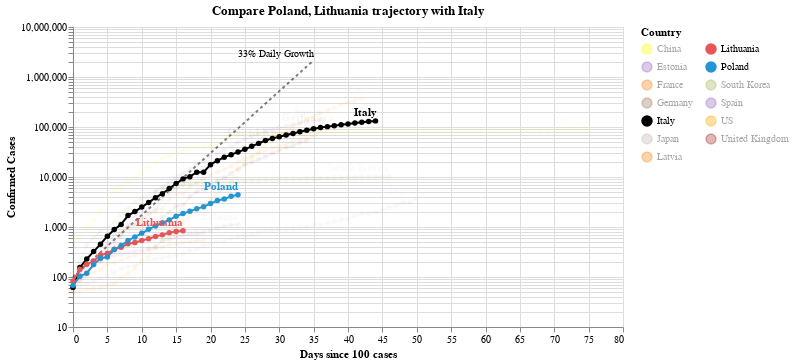

This figure's notebook cell:
### Code cell
#hide_input
chart2 = make_since_chart(['Poland', 'Lithuania'])
chart2

### Figure 1 — Vega-Lite specification as saved in the notebook (floating-point values rounded to 4 significant figures; data arrays with more than 128 entries replaced by an {"elided": "..."} marker saying what was removed)
{"config": {"view": {"continuousWidth": 400, "continuousHeight": 300}}, "layer": [{"mark": {"type": "line", "color": "black", "opacity": 0.5, "strokeDash": [3, 3]}, "encoding": {"x": {"type": "quantitative", "field": "Days since 100 cases"}, "y": {"type": "quantitative", "field": "Confirmed Cases"}}}, {"mark": {"type": "text", "align": "right", "dy": -6, "fontSize": 10, "text": "33% Daily Growth"}, "encoding": {"x": {"type": "quantitative", "field": "Days since 100 cases"}, "y": {"type": "quantitative", "field": "Confirmed Cases"}}, "transform": [{"filter": "(datum['Days since 100 cases'] >= 35)"}]}, {"data": {"name": "data-01aca065354213ffea703c58c8ef0b1d"}, "mark": {"type": "line", "point": true}, "encoding": {"color": {"type": "nominal", "field": "Country", "legend": {"columns": 2}, "scale": {"domain": ["China", "Estonia", "France", "Germany", "Italy", "Japan", "Latvia", "Lithuania", "Poland", "South Korea", "Spain", "US", "United Kingdom"], "range": ["yellow", "#9467bd", "#F58518", "#9D755D", "black", "#C1B7AD", "#F58518", "#E45756", "#2495D3", "#A1BA59", "#9467bd", "orange", "brown"]}}, "opacity": {"condition": {"value": 1, "selection": "selector005"}, "value": 0.05}, "tooltip": [{"type": "nominal", "field": "Country"}, {"type": "temporal", "field": "Date"}, {"type": "quantitative", "field": "Confirmed Cases"}, {"type": "quantitative", "field": "Days since 100 cases"}], "x": {"type": "quantitative", "field": "Days since 100 cases"}, "y": {"type": "quantitative", "field": "Confirmed Cases", "scale": {"type": "log"}}}, "selection": {"selector005": {"type": "multi", "fields": ["Country"], "bind": "legend", "init": [{"Country": "Poland"}, {"Country": "Lithuania"}, {"Country": "Italy"}]}}, "width": 550}, {"data": {"name": "data-01aca065354213ffea703c58c8ef0b1d"}, "mark": {"type": "text", "align": "right", "dy": -8, "fontWeight": "bold"}, "encoding": {"color": {"type": "nominal", "field": "Country", "legend": {"columns": 2}, "scale": {"domain": ["China", "Estonia", "France", "Germany", "Italy", "Japan", "Latvia", "Lithuania", "Poland", "South Korea", "Spain", "US", "United Kingdom"], "range": ["yellow", "#9467bd", "#F58518", "#9D755D", "black", "#C1B7AD", "#F58518", "#E45756", "#2495D3", "#A1BA59", "#9467bd", "orange", "brown"]}}, "opacity": {"condition": {"value": 1, "selection": "selector005"}, "value": 0.05}, "text": {"type": "nominal", "field": "Country"}, "tooltip": [{"type": "nominal", "field": "Country"}, {"type": "temporal", "field": "Date"}, {"type": "quantitative", "field": "Confirmed Cases"}, {"type": "quantitative", "field": "Days since 100 cases"}], "x": {"type": "quantitative", "field": "Days since 100 cases"}, "y": {"type": "quantitative", "field": "Confirmed Cases", "scale": {"type": "log"}}}, "transform": [{"filter": "(datum['Date'] >= 1586131200000)"}], "width": 550}], "data": {"name": "data-c1a3bbf4dd040f2e7e8e7a69520e3c2a"}, "title": "Compare Poland, Lithuania trajectory with Italy", "$schema": "https://vega.github.io/schema/vega-lite/v4.0.2.json", "datasets": {"data-c1a3bbf4dd040f2e7e8e7a69520e3c2a": [{"Days since 100 cases": 0, "Confirmed Cases": 100.0}, {"Days since 100 cases": 1, "Confirmed Cases": 133.0}, {"Days since 100 cases": 2, "Confirmed Cases": 176.9}, {"Days since 100 cases": 3, "Confirmed Cases": 235.3}, {"Days since 100 cases": 4, "Confirmed Cases": 312.9}, {"Days since 100 cases": 5, "Confirmed Cases": 416.2}, {"Days since 100 cases": 6, "Confirmed Cases": 553.5}, {"Days since 100 cases": 7, "Confirmed Cases": 736.1}, {"Days since 100 cases": 8, "Confirmed Cases": 979.1}, {"Days since 100 cases": 9, "Confirmed Cases": 1302.0}, {"Days since 100 cases": 10, "Confirmed Cases": 1732.0}, {"Days since 100 cases": 11, "Confirmed Cases": 2303.0}, {"Days since 100 cases": 12, "Confirmed Cases": 3064.0}, {"Days since 100 cases": 13, "Confirmed Cases": 4074.0}, {"Days since 100 cases": 14, "Confirmed Cases": 5419.0}, {"Days since 100 cases": 15, "Confirmed Cases": 7207.0}, {"Days since 100 cases": 16, "Confirmed Cases": 9586.0}, {"Days since 100 cases": 17, "Confirmed Cases": 12750.0}, {"Days since 100 cases": 18, "Confirmed Cases": 16960.0}, {"Days since 100 cases": 19, "Confirmed Cases": 22550.0}, {"Days since 100 cases": 20, "Confirmed Cases": 29990.0}, {"Days since 100 cases": 21, "Confirmed Cases": 39890.0}, {"Days since 100 cases": 22, "Confirmed Cases": 53060.0}, {"Days since 100 cases": 23, "Confirmed Cases": 70560.0}, {"Days since 100 cases": 24, "Confirmed Cases": 93850.0}, {"Days since 100 cases": 25, "Confirmed Cases": 124800.0}, {"Days since 100 cases": 26, "Confirmed Cases": 166000.0}, {"Days since 100 cases": 27, "Confirmed Cases": 220800.0}, {"Days since 100 cases": 28, "Confirmed Cases": 293700.0}, {"Days since 100 cases": 29, "Confirmed Cases": 390600.0}, {"Days since 100 cases": 30, "Confirmed Cases": 519500.0}, {"Days since 100 cases": 31, "Confirmed Cases": 690900.0}, {"Days since 100 cases": 32, "Confirmed Cases": 918900.0}, {"Days since 100 cases": 33, "Confirmed Cases": 1222000.0}, {"Days since 100 cases": 34, "Confirmed Cases": 1625000.0}, {"Days since 100 cases": 35, "Confirmed Cases": 2162000.0}], "data-01aca065354213ffea703c58c8ef0b1d": {"elided": "498 records"}}}
